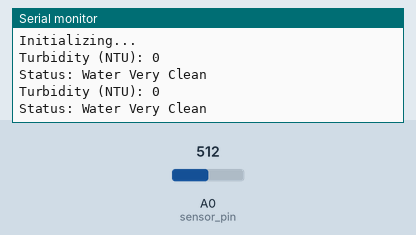
Simulated run of this sketch. Board: Arduino Uno, built with avr-gcc and run on an emulated ATmega328P. Parts: the last lines printed to the serial monitor. The inputs (shaded band) are chosen by the test bench; at power-on: A0 (sensor_pin) = 512.

Above: at 5.2 s.
5.3 s: A0 (sensor_pin) set to 184
At 6.6 s:
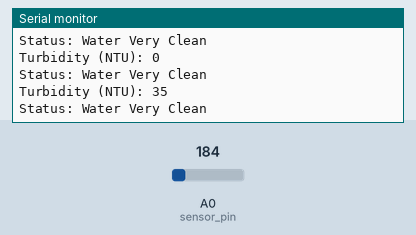
6.8 s: A0 (sensor_pin) set to 159
At 7.3 s:
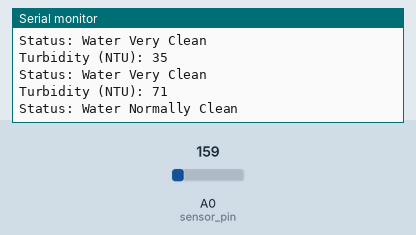
9.5 s: A0 (sensor_pin) set to 145
At 10.8 s:
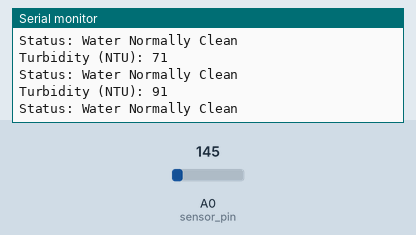
11.0 s: A0 (sensor_pin) set to 129
At 11.7 s:
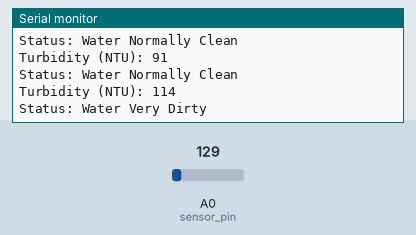
Timing chart, 0 to 14.0 s (numbered marks = the images above; inputs shaded):
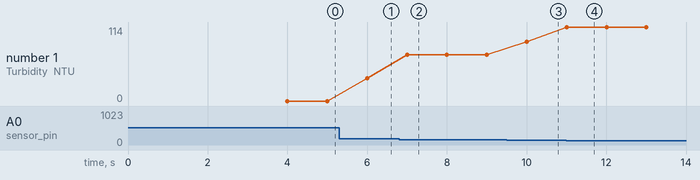

Measured:
- the behaviour switches between 175 and 174 on A0 (sensor_pin) (found by bisection; images 1 and 2)
- the behaviour switches between 140 and 139 on A0 (sensor_pin) (found by bisection; images 3 and 4)
- after the input at 5.3 s, the serial monitor: prints a new line after 0.70 s (image 1)
- after the input at 6.8 s, the serial monitor: prints a new line after 0.20 s (image 2)
- after the input at 9.5 s, the serial monitor: prints a new line after 0.50 s (image 3)
- after the input at 11.0 s, the serial monitor: prints a new line at once (image 4)
- plotted number 1: 0 → 35 after the input at 5.3 s, 35 → 71 after the input at 6.8 s, 71 → 91 after the input at 9.5 s, 91 → 114 after the input at 11.0 s

The sketch:

work_with_turbidity_sensor.ino
```cpp
#define sensor_pin A0
int read_ADC;
int ntu;

void setup() {
  pinMode(sensor_pin, INPUT);
  Serial.begin(9600);  // Initialize serial communication
  delay(2000);         // Allow some time for sensor stabilization

  // Initial welcome message
  Serial.println("Welcome to Turbidity Sensor");
  Serial.println("Initializing...");
  delay(2000);
}

void loop() {
  read_ADC = analogRead(sensor_pin);

  // Cap the reading at 208 to avoid out-of-range values
  if (read_ADC > 208) read_ADC = 208;

  // Map the sensor reading to NTU range
  ntu = map(read_ADC, 0, 208, 300, 0);

  // Print turbidity reading
  Serial.print("Turbidity (NTU): ");
  Serial.println(ntu);

  // Print water quality status
  if (ntu < 50) {
    Serial.println("Status: Water Very Clean");
  } else if (ntu >= 50 && ntu < 100) {
    Serial.println("Status: Water Normally Clean");
  } else {
    Serial.println("Status: Water Very Dirty");
  }

  Serial.println();  // Add a blank line for readability
  delay(1000);       // Delay before next reading
}
```
